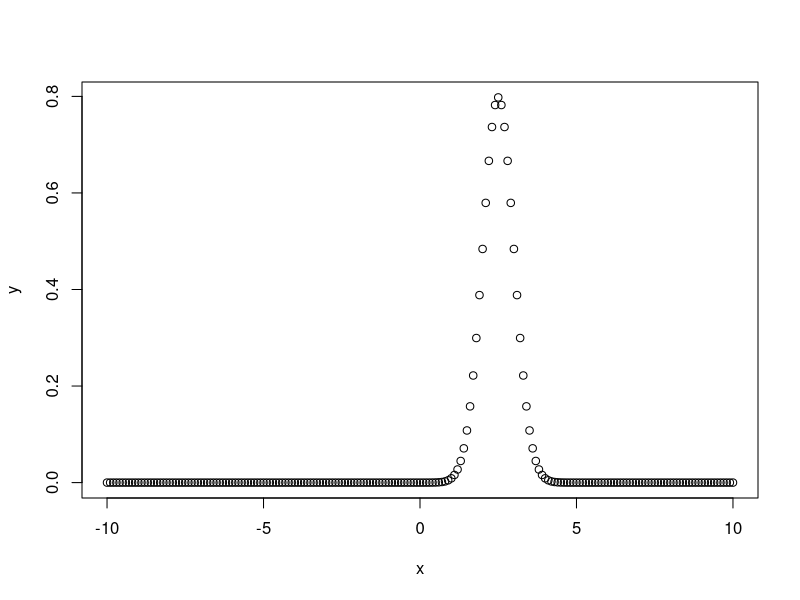
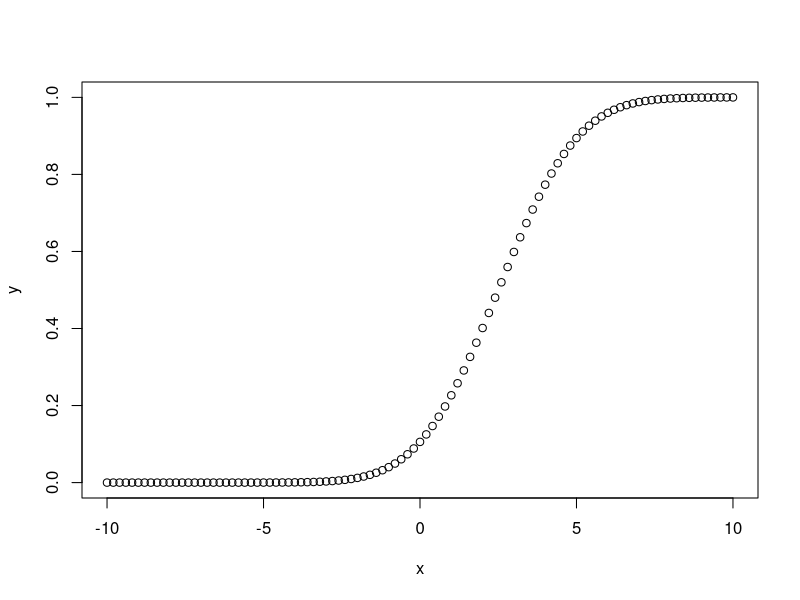
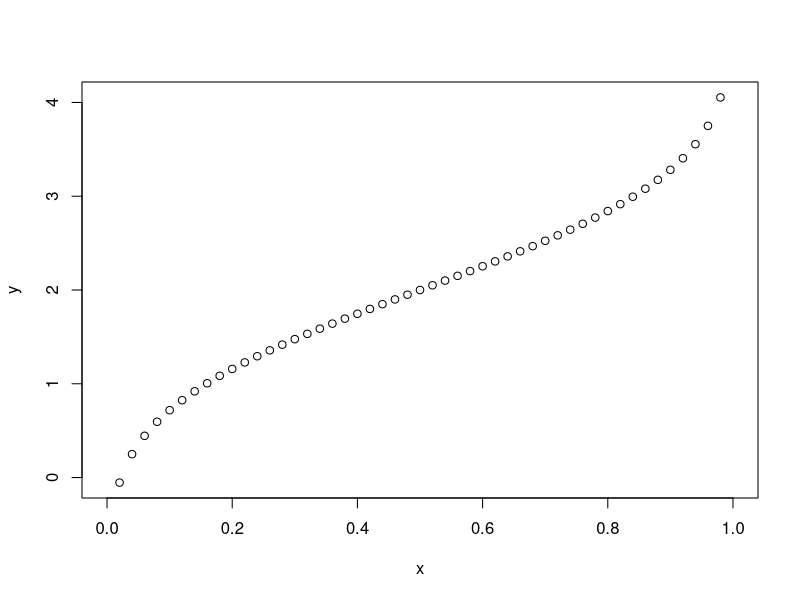
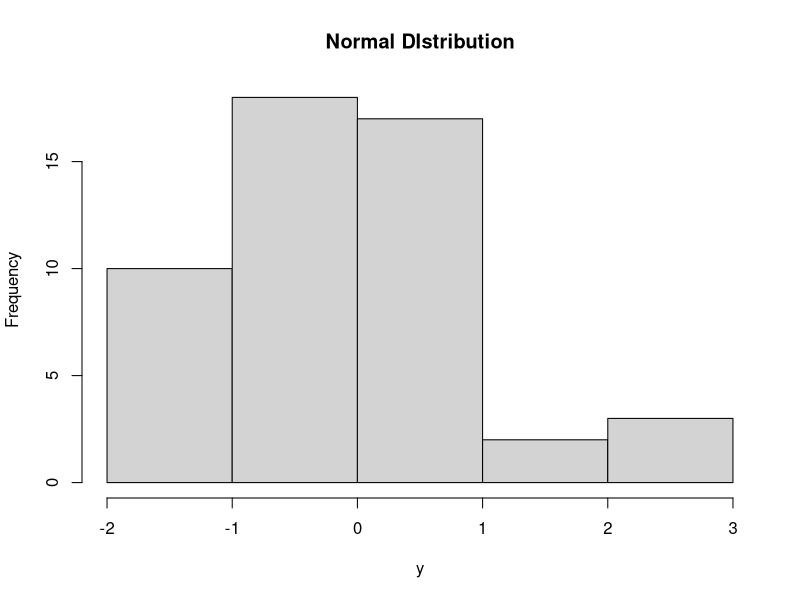

Recreate these plots in R, in order.
'Multiple Regression'

input <- mtcars[,c("mpg","disp","hp","wt")]
print(head(input))

model <- lm(mpg~disp+hp+wt, data = input)

# Show the model.
print(model)

# Get the Intercept and coefficients as vector elements.
cat("# # # # The Coefficient Values # # # ","\n")

a <- coef(model)[1]
print(a)

Xdisp <- coef(model)[2]
Xhp <- coef(model)[3]
Xwt <- coef(model)[4]

print(Xdisp)
print(Xhp)
print(Xwt)

'Logistic Regression'
input <- mtcars[,c("am","cyl","hp","wt")]
print(head(input))
input <- mtcars[,c("am","cyl","hp","wt")]
am.data = glm(formula = am ~ cyl + hp + wt, data = input, family = binomial)
print(summary(am.data))

'Normal Distribution'
#dnorm
# Create a sequence of numbers between -10 and 10 incrementing by 0.1.
x <- seq(-10, 10, by = .1)

# Choose the mean as 2.5 and standard deviation as 0.5.
y <- dnorm(x, mean = 2.5, sd = 0.5)

# Give the chart file a name.
png("dnorm.png")

plot(x,y)

# Save the file.
dev.off()


#pnorm
# Create a sequence of numbers between -10 and 10 incrementing by 0.2.
x <- seq(-10,10,by = .2)

# Choose the mean as 2.5 and standard deviation as 2. 
y <- pnorm(x, mean = 2.5, sd = 2)

# Give the chart file a name.
png(file = "pnorm.png")

# Plot the graph.
plot(x,y)

# Save the file.
dev.off()

#qnorm
# Create a sequence of probability values incrementing by 0.02.
x <- seq(0, 1, by = 0.02)

# Choose the mean as 2 and standard deviation as 3.
y <- qnorm(x, mean = 2, sd = 1)

# Give the chart file a name.
png(file = "qnorm.png")

# Plot the graph.
plot(x,y)

# Save the file.
dev.off()

#rnorm
# Create a sample of 50 numbers which are normally distributed.
y <- rnorm(50)

# Give the chart file a name.
png(file = "rnorm.png")

# Plot the histogram for this sample.
hist(y, main = "Normal DIstribution")

# Save the file.
dev.off()

# Get the data points in form of a R vector.
rainfall <- c(799,1174.8,865.1,1334.6,635.4,918.5,685.5,998.6,784.2,985,882.8,1071)

# Convert it to a time series object.
rainfall.timeseries <- ts(rainfall,start = c(2012,1),frequency = 12)

# Print the timeseries data.
print(rainfall.timeseries)


